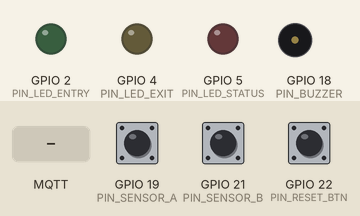
The program below on a simulated ESP32. On the bench: output pins drawn as LEDs (lit = HIGH), buzzer (waves = sounding, pin HIGH). The inputs (shaded band) are chosen by the test bench; at power-on: GPIO 19 (PIN_SENSOR_A) HIGH, GPIO 21 (PIN_SENSOR_B) HIGH, GPIO 22 (PIN_RESET_BTN) HIGH. WiFi joins after 1.5 s; servers stay silent unless stated; random numbers use the default seed unless the program sets one; no MQTT or app messages arrive unless stated; what the program prints to the serial monitor is not drawn.

Above: at 0.0 s.
At 1.7 s:
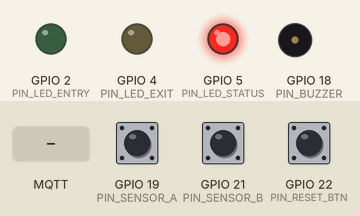
1.8 s: GPIO 19 (PIN_SENSOR_A) driven LOW
3.3 s: GPIO 21 (PIN_SENSOR_B) driven LOW
At 3.46 s:
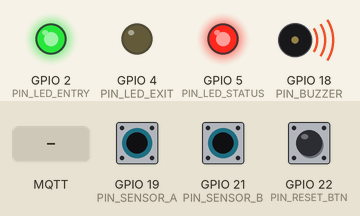
5.1 s: GPIO 22 (PIN_RESET_BTN) pulled LOW for 0.15 s
6.7 s: MQTT message "COUNTER-001" arrives on the first subscribed topic
8.2 s: MQTT message "RESET" arrives on the first subscribed topic
9.7 s: MQTT message "1" arrives on the first subscribed topic
Timing chart, 0 to 12.2 s (numbered marks = the images above; inputs shaded):
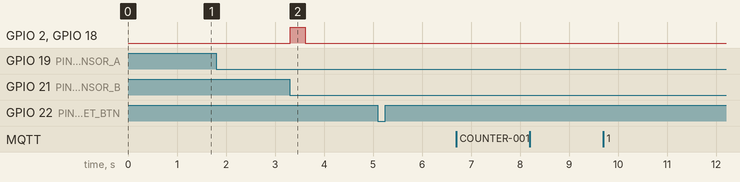

Measured:
- after the input at 1.8 s, every drawn part: stays the same
- after the input at 3.3 s, GPIO 2 (PIN_LED_ENTRY), GPIO 18 (PIN_BUZZER): LOW → HIGH at once, → LOW 0.31 s later
- after the input at 5.1 s, every drawn part: stays the same
- after the input at 6.7 s, every drawn part: stays the same
- after the input at 8.2 s, every drawn part: stays the same
- after the input at 9.7 s, every drawn part: stays the same

The program:

main.cpp
```cpp
#include <Arduino.h>
#include "counter_controller.h"
#include "mqtt_manager.h"

#ifndef DEVICE_ID
#define DEVICE_ID "COUNTER-001"
#endif

CounterController counterController;
MqttManager mqttManager(DEVICE_ID, counterController);

void setup() {
    Serial.begin(115200);
    delay(500);

    Serial.println(F("\n============================================="));
    Serial.printf("   AIRPORT PASSENGER COUNTER [%s]\n", DEVICE_ID);
    Serial.println(F("============================================="));

    // Register callbacks
    counterController.setOnUpdateCallback([](uint32_t occupancy, uint32_t totalEntered, uint32_t totalExited, const char* eventType) {
        mqttManager.publishOccupancy();
        mqttManager.publishEvent(eventType, "COUNT_UPDATE");
        mqttManager.publishStatus();
    });

    counterController.setOnEventCallback([](const char* eventName, const char* details) {
        mqttManager.publishEvent(eventName, details);
    });

    // Initialize subsystems
    counterController.begin();
    mqttManager.begin();
}

void loop() {
    counterController.update();
    mqttManager.update();
    delay(10); // Small cooperative yield
}
```

counter_controller.h
```cpp
#pragma once

#include <Arduino.h>
#include <functional>
#include "constants.h"
#include "hardware_config.h"

enum class CounterState {
    IDLE,
    SENSOR_A_TRIGGERED,
    WAITING_FOR_B,
    ENTRY_CONFIRMED,
    SENSOR_B_TRIGGERED,
    WAITING_FOR_A,
    EXIT_CONFIRMED,
    COOLDOWN
};

// Callbacks
using CounterUpdateCallback = std::function<void(uint32_t occupancy, uint32_t totalEntered, uint32_t totalExited, const char* eventType)>;
using CounterEventCallback = std::function<void(const char* eventName, const char* details)>;

class CounterController {
public:
    CounterController();

    void begin();
    void update();

    void setOnUpdateCallback(CounterUpdateCallback callback) { onUpdateCallback_ = callback; }
    void setOnEventCallback(CounterEventCallback callback) { onEventCallback_ = callback; }

    // Manual/Command overrides
    void resetCounters();
    void setOccupancy(uint32_t count);
    void simulateEntry();
    void simulateExit();

    // Getters
    uint32_t getOccupancy() const { return occupancy_; }
    uint32_t getTotalEntered() const { return totalEntered_; }
    uint32_t getTotalExited() const { return totalExited_; }
    CounterState getState() const { return state_; }
    const char* getStateString() const;

private:
    void setState(CounterState newState);
    void handleInputs();
    void handleStateTransitions();
    void triggerLedPulse(uint8_t pin);
    void updateFeedbackOutputs();

    CounterState state_;
    uint32_t occupancy_;
    uint32_t totalEntered_;
    uint32_t totalExited_;

    unsigned long stateTimer_;
    unsigned long pulseTimerEntry_;
    unsigned long pulseTimerExit_;
    bool entryPulseActive_;
    bool exitPulseActive_;

    // Button / sensor debounce
    int lastSensorAState_;
    int lastSensorBState_;
    int lastResetBtnState_;
    unsigned long lastDebounceTime_;

    CounterUpdateCallback onUpdateCallback_;
    CounterEventCallback onEventCallback_;
};
```

mqtt_manager.h
```cpp
#pragma once

#include <Arduino.h>
#include <WiFi.h>
#include <PubSubClient.h>
#include <ArduinoJson.h>
#include "device_config.h"
#include "mqtt_topics.h"
#include "constants.h"
#include "counter_controller.h"

class MqttManager {
public:
    MqttManager(const char* deviceId, CounterController& controller);

    void begin();
    void update();

    void publishStatus();
    void publishHeartbeat();
    void publishOccupancy();
    void publishEvent(const char* eventName, const char* details);

private:
    void setupWifi();
    void reconnectMqtt();
    void handleCommandPayload(char* topic, byte* payload, unsigned int length);

    const char* deviceId_;
    CounterController& controller_;

    WiFiClient wifiClient_;
    PubSubClient mqttClient_;

    unsigned long lastWifiRetry_;
    unsigned long lastMqttRetry_;
    unsigned long lastHeartbeat_;
    String commandTopic_;
};
```

counter_controller.cpp
```cpp
#include "counter_controller.h"

CounterController::CounterController()
    : state_(CounterState::IDLE),
      occupancy_(0),
      totalEntered_(0),
      totalExited_(0),
      stateTimer_(0),
      pulseTimerEntry_(0),
      pulseTimerExit_(0),
      entryPulseActive_(false),
      exitPulseActive_(false),
      lastSensorAState_(HIGH),
      lastSensorBState_(HIGH),
      lastResetBtnState_(HIGH),
      lastDebounceTime_(0),
      onUpdateCallback_(nullptr),
      onEventCallback_(nullptr) {}

void CounterController::begin() {
    pinMode(CounterHardware::PIN_SENSOR_A, INPUT_PULLUP);
    pinMode(CounterHardware::PIN_SENSOR_B, INPUT_PULLUP);
    pinMode(CounterHardware::PIN_RESET_BTN, INPUT_PULLUP);

    pinMode(CounterHardware::PIN_LED_ENTRY, OUTPUT);
    pinMode(CounterHardware::PIN_LED_EXIT, OUTPUT);
    pinMode(CounterHardware::PIN_LED_STATUS, OUTPUT);
    pinMode(CounterHardware::PIN_BUZZER, OUTPUT);

    digitalWrite(CounterHardware::PIN_LED_ENTRY, LOW);
    digitalWrite(CounterHardware::PIN_LED_EXIT, LOW);
    digitalWrite(CounterHardware::PIN_LED_STATUS, HIGH); // System online
    digitalWrite(CounterHardware::PIN_BUZZER, LOW);

    Serial.println(F("[COUNTER] Passenger counter initialized in IDLE state"));
}

const char* CounterController::getStateString() const {
    switch (state_) {
        case CounterState::IDLE:               return "IDLE";
        case CounterState::SENSOR_A_TRIGGERED: return "SENSOR_A_TRIGGERED";
        case CounterState::WAITING_FOR_B:      return "WAITING_FOR_B";
        case CounterState::ENTRY_CONFIRMED:    return "ENTRY_CONFIRMED";
        case CounterState::SENSOR_B_TRIGGERED: return "SENSOR_B_TRIGGERED";
        case CounterState::WAITING_FOR_A:      return "WAITING_FOR_A";
        case CounterState::EXIT_CONFIRMED:     return "EXIT_CONFIRMED";
        case CounterState::COOLDOWN:           return "COOLDOWN";
        default:                               return "UNKNOWN";
    }
}

void CounterController::setState(CounterState newState) {
    if (state_ == newState) return;
    state_ = newState;
    stateTimer_ = millis();
    Serial.printf("[COUNTER] State -> %s\n", getStateString());
}

void CounterController::resetCounters() {
    occupancy_ = 0;
    totalEntered_ = 0;
    totalExited_ = 0;
    setState(CounterState::IDLE);
    Serial.println(F("[COUNTER] Counters reset to zero"));
    if (onEventCallback_) {
        onEventCallback_("counters_reset", "MANUAL_OR_COMMAND");
    }
    if (onUpdateCallback_) {
        onUpdateCallback_(occupancy_, totalEntered_, totalExited_, "reset");
    }
}

void CounterController::setOccupancy(uint32_t count) {
    occupancy_ = count;
    Serial.printf("[COUNTER] Occupancy set to %u\n", count);
    if (onUpdateCallback_) {
        onUpdateCallback_(occupancy_, totalEntered_, totalExited_, "set_occupancy");
    }
}

void CounterController::simulateEntry() {
    occupancy_++;
    totalEntered_++;
    Serial.printf("[COUNTER] Entry: Occupancy=%u, Entered=%u, Exited=%u\n", occupancy_, totalEntered_, totalExited_);

    // Feedback
    digitalWrite(CounterHardware::PIN_LED_ENTRY, HIGH);
    digitalWrite(CounterHardware::PIN_BUZZER, HIGH);
    entryPulseActive_ = true;
    pulseTimerEntry_ = millis();

    if (onEventCallback_) {
        onEventCallback_("passenger_entered", "DIRECTION_A_TO_B");
    }
    if (onUpdateCallback_) {
        onUpdateCallback_(occupancy_, totalEntered_, totalExited_, "passenger_entered");
    }
    setState(CounterState::COOLDOWN);
}

void CounterController::simulateExit() {
    if (occupancy_ > 0) {
        occupancy_--;
    } else {
        occupancy_ = 0; // Guard against negative occupancy
    }
    totalExited_++;
    Serial.printf("[COUNTER] Exit: Occupancy=%u, Entered=%u, Exited=%u\n", occupancy_, totalEntered_, totalExited_);

    // Feedback
    digitalWrite(CounterHardware::PIN_LED_EXIT, HIGH);
    digitalWrite(CounterHardware::PIN_BUZZER, HIGH);
    exitPulseActive_ = true;
    pulseTimerExit_ = millis();

    if (onEventCallback_) {
        onEventCallback_("passenger_exited", "DIRECTION_B_TO_A");
    }
    if (onUpdateCallback_) {
        onUpdateCallback_(occupancy_, totalEntered_, totalExited_, "passenger_exited");
    }
    setState(CounterState::COOLDOWN);
}

void CounterController::handleInputs() {
    unsigned long now = millis();
    if (now - lastDebounceTime_ < AirportIoT::Counter::SENSOR_DEBOUNCE_MS) {
        return;
    }
    lastDebounceTime_ = now;

    int sensorA = digitalRead(CounterHardware::PIN_SENSOR_A);
    int sensorB = digitalRead(CounterHardware::PIN_SENSOR_B);
    int resetBtn = digitalRead(CounterHardware::PIN_RESET_BTN);

    // Reset button
    if (resetBtn == LOW && lastResetBtnState_ == HIGH) {
        resetCounters();
    }
    lastResetBtnState_ = resetBtn;

    // Sensor A transition (active LOW)
    if (sensorA == LOW && lastSensorAState_ == HIGH) {
        if (state_ == CounterState::IDLE) {
            Serial.println(F("[COUNTER] Sensor A triggered -> Waiting for Sensor B (Entry Flow)"));
            if (onEventCallback_) {
                onEventCallback_("sensor_a_triggered", "ENTRY_STARTED");
            }
            setState(CounterState::WAITING_FOR_B);
        } else if (state_ == CounterState::WAITING_FOR_A) {
            // Sensor B was triggered first, now Sensor A is triggered -> Passenger Exit Confirmed!
            simulateExit();
        }
    }
    lastSensorAState_ = sensorA;

    // Sensor B transition (active LOW)
    if (sensorB == LOW && lastSensorBState_ == HIGH) {
        if (state_ == CounterState::IDLE) {
            Serial.println(F("[COUNTER] Sensor B triggered -> Waiting for Sensor A (Exit Flow)"));
            if (onEventCallback_) {
                onEventCallback_("sensor_b_triggered", "EXIT_STARTED");
            }
            setState(CounterState::WAITING_FOR_A);
        } else if (state_ == CounterState::WAITING_FOR_B) {
            // Sensor A was triggered first, now Sensor B is triggered -> Passenger Entry Confirmed!
            simulateEntry();
        }
    }
    lastSensorBState_ = sensorB;
}

void CounterController::handleStateTransitions() {
    unsigned long now = millis();
    unsigned long elapsed = now - stateTimer_;

    // Handle LED / Buzzer pulse turn-off
    if (entryPulseActive_ && (now - pulseTimerEntry_ >= 300)) {
        digitalWrite(CounterHardware::PIN_LED_ENTRY, LOW);
        digitalWrite(CounterHardware::PIN_BUZZER, LOW);
        entryPulseActive_ = false;
    }
    if (exitPulseActive_ && (now - pulseTimerExit_ >= 300)) {
        digitalWrite(CounterHardware::PIN_LED_EXIT, LOW);
        digitalWrite(CounterHardware::PIN_BUZZER, LOW);
        exitPulseActive_ = false;
    }

    switch (state_) {
        case CounterState::IDLE:
            break;

        case CounterState::WAITING_FOR_B:
        case CounterState::WAITING_FOR_A:
            // Timeout if second sensor is not tripped in time
            if (elapsed >= AirportIoT::Counter::DIRECTION_TIMEOUT_MS) {
                Serial.println(F("[COUNTER] Transit timeout. Returning to IDLE"));
                if (onEventCallback_) {
                    onEventCallback_("transit_timeout", "ABORTED_OR_TURNED_BACK");
                }
                setState(CounterState::IDLE);
            }
            break;

        case CounterState::ENTRY_CONFIRMED:
        case CounterState::EXIT_CONFIRMED:
            setState(CounterState::COOLDOWN);
            break;

        case CounterState::COOLDOWN:
            if (elapsed >= AirportIoT::Counter::SENSOR_COOLDOWN_MS) {
                setState(CounterState::IDLE);
            }
            break;

        default:
            break;
    }
}

void CounterController::update() {
    handleInputs();
    handleStateTransitions();
}
```

hardware_config.h
```cpp
#pragma once

#include <Arduino.h>

namespace CounterHardware {

// Sensor and Input Pins
constexpr uint8_t PIN_SENSOR_A        = 19; // Directional Sensor A (Outer/Entrance beam, Active LOW)
constexpr uint8_t PIN_SENSOR_B        = 21; // Directional Sensor B (Inner/Exit beam, Active LOW)
constexpr uint8_t PIN_RESET_BTN       = 22; // Manual Reset / Test Button (Active LOW)

// Status and Feedback Output Pins
constexpr uint8_t PIN_LED_ENTRY       = 2;  // Green LED: Pulses on Confirmed Passenger Entry
constexpr uint8_t PIN_LED_EXIT        = 4;  // Blue/Yellow LED: Pulses on Confirmed Passenger Exit
constexpr uint8_t PIN_LED_STATUS      = 5;  // Red/Status LED: Solid online, flashes on activity
constexpr uint8_t PIN_BUZZER          = 18; // Feedback Buzzer (short click/beep on count)

} // namespace CounterHardware
```

Source omitted: mqtt_manager.cpp (7480 bytes)
